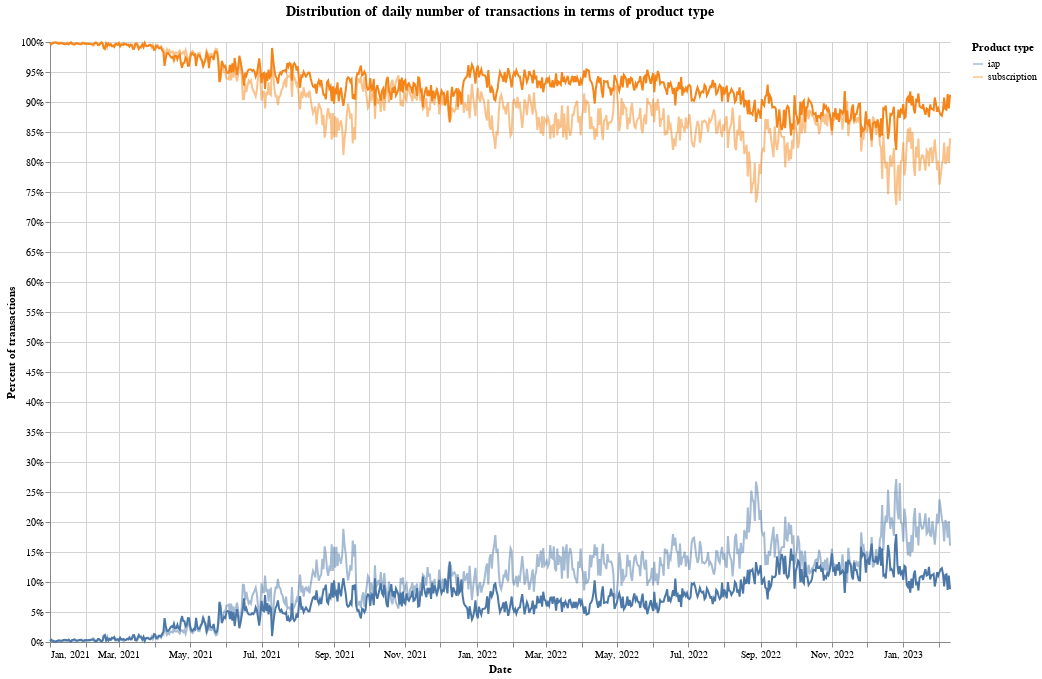

Here is the notebook cell this chart was saved with:
### Code cell
# Merging two visualisations
(date_prd_type_count_rel + date_prd_type_sum_rel).properties(width=900, height=600, title=alt.TitleParams(text=["Distribution of daily number of transactions in terms of product type"], fontSize=14, anchor="middle", baseline="bottom")).configure_view(strokeWidth=0)

### Figure 1 — Vega-Lite specification as saved in the notebook (floating-point values rounded to 4 significant figures; data arrays with more than 128 entries replaced by an {"elided": "..."} marker saying what was removed)
{"config": {"view": {"continuousWidth": 400, "continuousHeight": 300, "strokeWidth": 0}}, "layer": [{"mark": "line", "encoding": {"color": {"field": "product_type", "title": "Product type", "type": "nominal"}, "tooltip": [{"field": "event_year_month", "format": "%B %d, %Y", "timeUnit": "yearmonthdate", "title": "Date", "type": "temporal"}, {"field": "fraction", "format": ".0%", "title": "Percent of transactions", "type": "quantitative"}], "x": {"axis": {"format": "%b, %Y", "gridColor": "lightgray", "title": "Date"}, "field": "event_year_month", "timeUnit": "yearmonthdate", "type": "temporal"}, "y": {"axis": {"format": "%", "gridColor": "lightgray", "title": "Percent of transactions"}, "field": "fraction", "type": "quantitative"}}, "transform": [{"joinaggregate": [{"op": "sum", "field": "count", "as": "total"}], "groupby": ["event_year_month"]}, {"calculate": "datum.count/datum.total", "as": "fraction"}]}, {"mark": {"type": "line", "opacity": 0.5}, "encoding": {"color": {"field": "product_type", "title": "Product type", "type": "nominal"}, "tooltip": [{"field": "event_year_month", "format": "%B %d, %Y", "timeUnit": "yearmonthdate", "title": "Date", "type": "temporal"}, {"field": "fraction", "format": ".0%", "title": "Percent of transactions revenue", "type": "quantitative"}], "x": {"axis": {"format": "%b, %Y", "gridColor": "lightgray", "title": "Date"}, "field": "event_year_month", "timeUnit": "yearmonthdate", "type": "temporal"}, "y": {"axis": {"format": "%", "gridColor": "lightgray", "title": "Percent of transactions"}, "field": "fraction", "type": "quantitative"}}, "transform": [{"joinaggregate": [{"op": "sum", "field": "sum", "as": "total"}], "groupby": ["event_year_month"]}, {"calculate": "datum.sum/datum.total", "as": "fraction"}]}], "data": {"name": "data-1b1f15de0aab899b8205704bb25262e4"}, "height": 600, "title": {"text": ["Distribution of daily number of transactions in terms of product type"], "anchor": "middle", "baseline": "bottom", "fontSize": 14}, "width": 900, "$schema": "https://vega.github.io/schema/vega-lite/v4.17.0.json", "datasets": {"data-1b1f15de0aab899b8205704bb25262e4": {"elided": "1542 records"}}}
